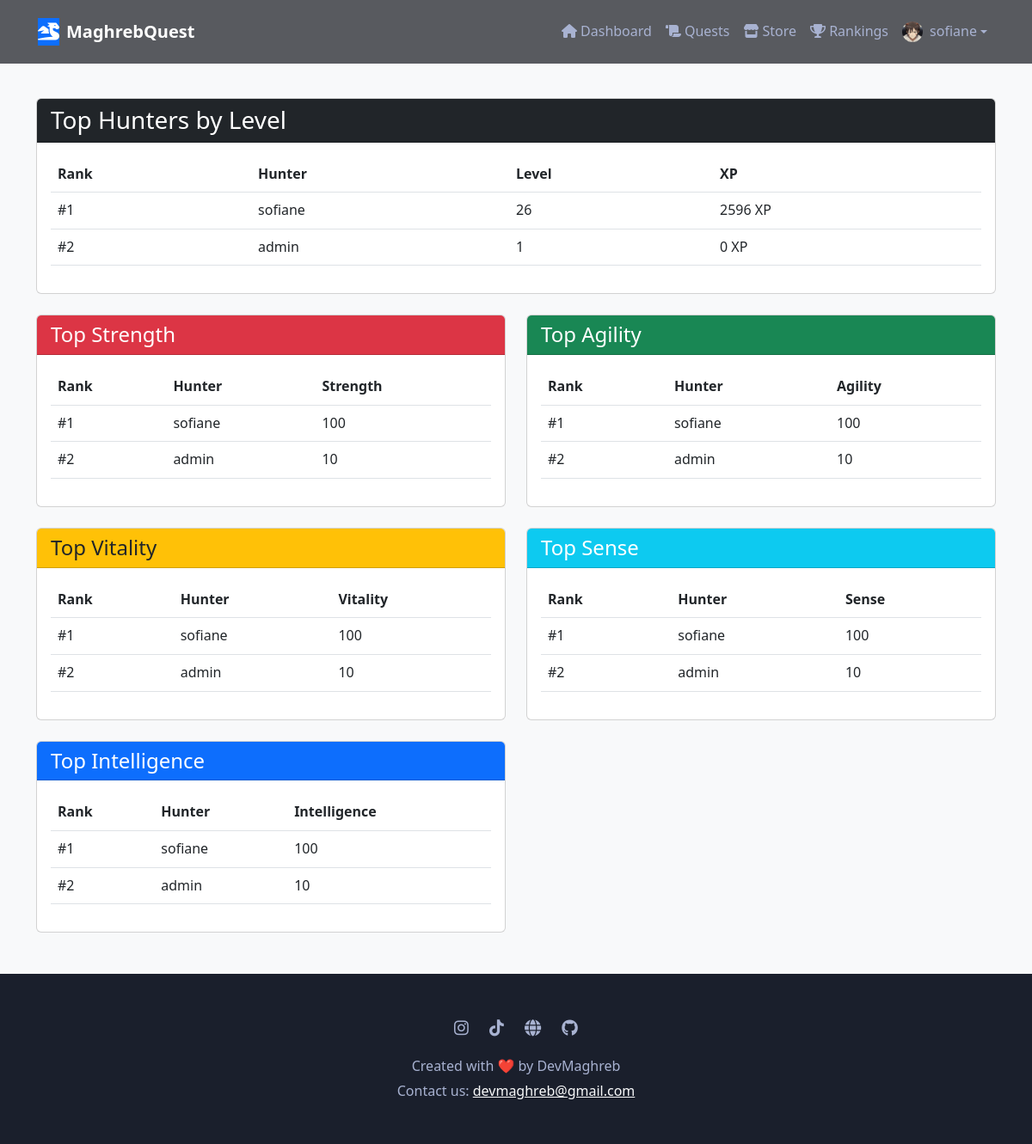
The app's page /rankings/ (signed in), older data.
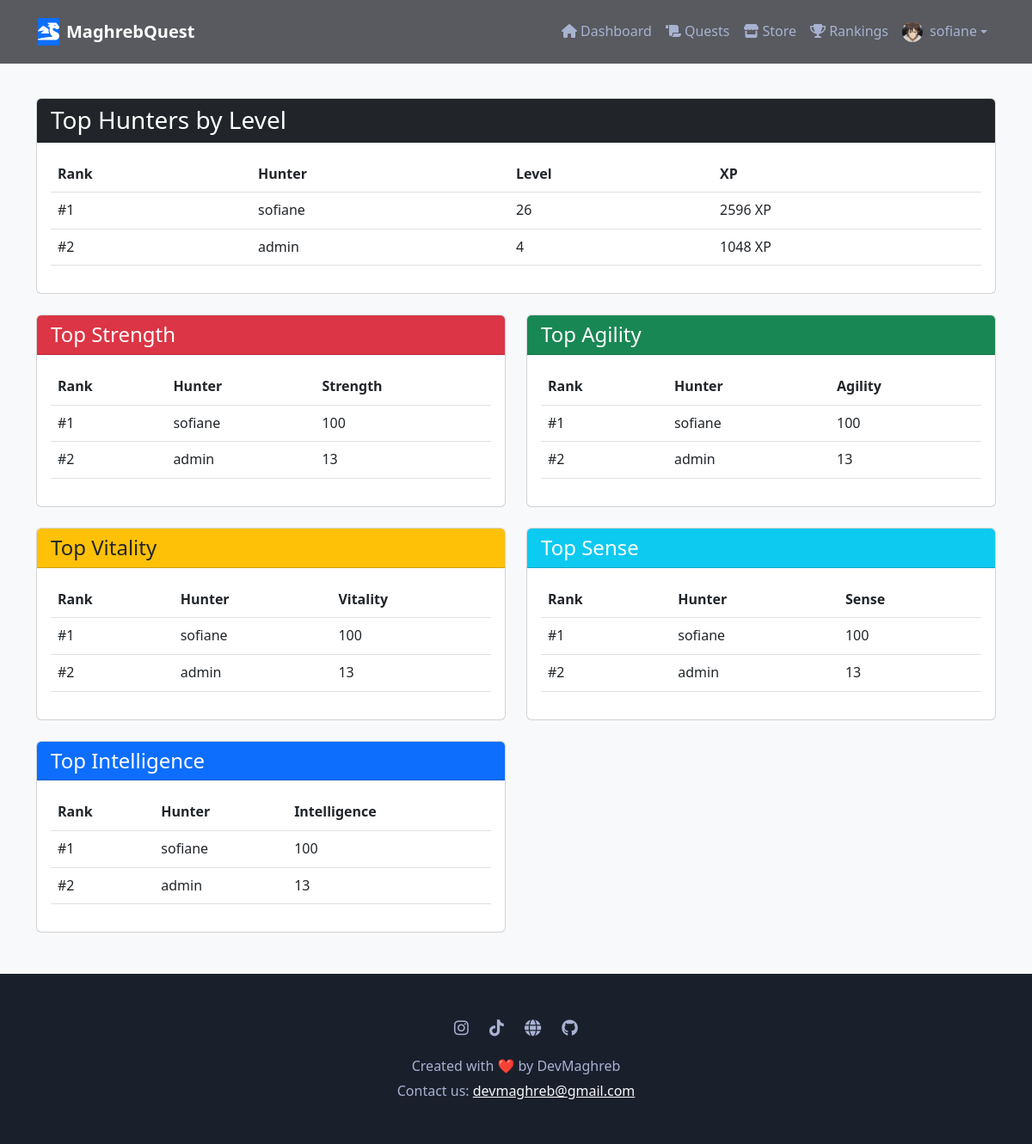
The same page, newer data.
### core/models.py (models this page shows, shortened)
class UserProfile(models.Model):
    RANK_CHOICES = [
        ('F', 'F-Rank Hunter'),
        ('E', 'E-Rank Hunter'),
        ('D', 'D-Rank Hunter'),
        ('C', 'C-Rank Hunter'),
        ('B', 'B-Rank Hunter'),
        ('A', 'A-Rank Hunter'),
        ('S', 'S-Rank Hunter'),
    ]
    PERSONALITY_CHOICES = [
        ('achiever', 'Achiever'),
        ('explorer', 'Explorer'),
        ('socializer', 'Socializer'),
        ('competitor', 'Competitor'),
    ]
    user = models.OneToOneField(User, on_delete=models.CASCADE)
    name = models.CharField(max_length=100, default='Hunter')
    level = models.IntegerField(default=1)
    experience = models.IntegerField(default=0)
    coins = models.IntegerField(default=100)  # Start with 100 coins
    rank = models.CharField(max_length=1, choices=RANK_CHOICES, default='F', validators=[validate_rank])
    personality_type = models.CharField(max_length=50, blank=True, null=True)
    title = models.CharField(max_length=100, default='Novice Hunter')
    bio = models.TextField(blank=True)
    avatar = models.ImageField(upload_to='avatars/', null=True, blank=True)
    notification_preferences = models.JSONField(default=dict, blank=True, null=True)
    strengths = models.JSONField(default=dict, blank=True, null=True)
    weaknesses = models.JSONField(default=dict, blank=True, null=True)
    daily_quest_limit = models.PositiveIntegerField(default=5)
    last_quest_completion = models.DateTimeField(null=True, blank=True)
    quest_streak = models.PositiveIntegerField(default=0)
    inventory = models.JSONField(default=list, blank=True, null=True)
    strength = models.IntegerField(default=10)
    agility = models.IntegerField(default=10)
    vitality = models.IntegerField(default=10)
    sense = models.IntegerField(default=10)
    intelligence = models.IntegerField(default=10)
    class Meta:
        indexes = [
            models.Index(fields=['rank']),
            models.Index(fields=['level']),
            models.Index(fields=['personality_type']),
        ]

### core/views.py (the view)
# urls.py: path('rankings/', views.rankings, name='rankings'),
@login_required
def rankings(request):
    top_by_level = UserProfile.objects.all().order_by('-level', '-experience')[:10]
    top_by_strength = UserProfile.objects.all().order_by('-strength')[:10]
    top_by_agility = UserProfile.objects.all().order_by('-agility')[:10]
    top_by_vitality = UserProfile.objects.all().order_by('-vitality')[:10]
    top_by_sense = UserProfile.objects.all().order_by('-sense')[:10]
    top_by_intelligence = UserProfile.objects.all().order_by('-intelligence')[:10]
    context = {
        'top_by_level': top_by_level,
        'top_by_strength': top_by_strength,
        'top_by_agility': top_by_agility,
        'top_by_vitality': top_by_vitality,
        'top_by_sense': top_by_sense,
        'top_by_intelligence': top_by_intelligence,
        'active_page': 'rankings'
    }
    return render(request, 'core/rankings.html', context)

### templates/core/rankings.html (shortened to what the changed rows need)
{% extends 'core/base.html' %}
{% load static %}
{% block content %}
<div class="container py-4">
    <div class="card mb-4">
        <div class="card-body">
            <div class="table-responsive">
                <table class="table table-hover">
                    <thead>
                        <tr>
                            <th>Rank</th>
                            <th>Hunter</th>
                            <th>Level</th>
                            <th>XP</th>
                        </tr>
                    </thead>
                    <tbody>
                        {% for profile in top_by_level %}
                        <tr>
                            <td>#{{ forloop.counter }}</td>
                            <td>{{ profile.user.username }}</td>
                            <td>{{ profile.level }}</td>
                            <td>{{ profile.experience }} XP</td>
                        </tr>
                        {% endfor %}
                    </tbody>
                </table>
            </div>
        </div>
    </div>
    <div class="row">
        <div class="col-md-6 mb-4">
            <div class="card h-100">
                <div class="card-body">
                    <div class="table-responsive">
                        <table class="table table-hover">
                            <thead>
                                <tr>
                                    <th>Rank</th>
                                    <th>Hunter</th>
                                    <th>Strength</th>
                                </tr>
                            </thead>
                            <tbody>
                                {% for profile in top_by_strength %}
                                <tr>
                                    <td>#{{ forloop.counter }}</td>
                                    <td>{{ profile.user.username }}</td>
                                    <td>{{ profile.strength }}</td>
                                </tr>
                                {% endfor %}
                            </tbody>
                        </table>
                    </div>
                </div>
            </div>
        </div>
        <div class="col-md-6 mb-4">
            <div class="card h-100">
                <div class="card-body">
                    <div class="table-responsive">
                        <table class="table table-hover">
                            <thead>
                                <tr>
                                    <th>Rank</th>
                                    <th>Hunter</th>
                                    <th>Agility</th>
                                </tr>
                            </thead>
                            <tbody>
                                {% for profile in top_by_agility %}
                                <tr>
                                    <td>#{{ forloop.counter }}</td>
                                    <td>{{ profile.user.username }}</td>
                                    <td>{{ profile.agility }}</td>
                                </tr>
                                {% endfor %}
                            </tbody>
                        </table>
                    </div>
                </div>
            </div>
        </div>
        <div class="col-md-6 mb-4">
            <div class="card h-100">
                <div class="card-body">
                    <div class="table-responsive">
                        <table class="table table-hover">
                            <thead>
                                <tr>
                                    <th>Rank</th>
                                    <th>Hunter</th>
                                    <th>Vitality</th>
                                </tr>
                            </thead>
                            <tbody>
                                {% for profile in top_by_vitality %}
                                <tr>
                                    <td>#{{ forloop.counter }}</td>
                                    <td>{{ profile.user.username }}</td>
                                    <td>{{ profile.vitality }}</td>
                                </tr>
                                {% endfor %}
                            </tbody>
                        </table>
                    </div>
                </div>
            </div>
        </div>
        <div class="col-md-6 mb-4">
            <div class="card h-100">
                <div class="card-body">
                    <div class="table-responsive">
                        <table class="table table-hover">
                            <thead>
                                <tr>
                                    <th>Rank</th>
                                    <th>Hunter</th>
                                    <th>Sense</th>
                                </tr>
                            </thead>
                            <tbody>
                                {% for profile in top_by_sense %}
                                <tr>
                                    <td>#{{ forloop.counter }}</td>
                                    <td>{{ profile.user.username }}</td>
                                    <td>{{ profile.sense }}</td>
                                </tr>
                                {% endfor %}
                            </tbody>
                        </table>
                    </div>
                </div>
            </div>
        </div>
        <div class="col-md-6 mb-4">
            <div class="card h-100">
                <div class="card-body">
                    <div class="table-responsive">
                        <table class="table table-hover">
                            <thead>
                                <tr>
                                    <th>Rank</th>
                                    <th>Hunter</th>
                                    <th>Intelligence</th>
                                </tr>
                            </thead>
                            <tbody>
                                {% for profile in top_by_intelligence %}
                                <tr>
                                    <td>#{{ forloop.counter }}</td>
                                    <td>{{ profile.user.username }}</td>
                                    <td>{{ profile.intelligence }}</td>
                                </tr>
                                {% endfor %}
                            </tbody>
                        </table>
                    </div>
                </div>
            </div>
        </div>
    </div>
</div>
{% endblock %}

Row changes from the older to the newer data that the page shows:
changed UserProfile "admin": level "1" → "4"; experience "0" → "1048"; strength "10" → "13"; agility "10" → "13"; vitality "10" → "13"; sense "10" → "13"; intelligence "10" → "13"
